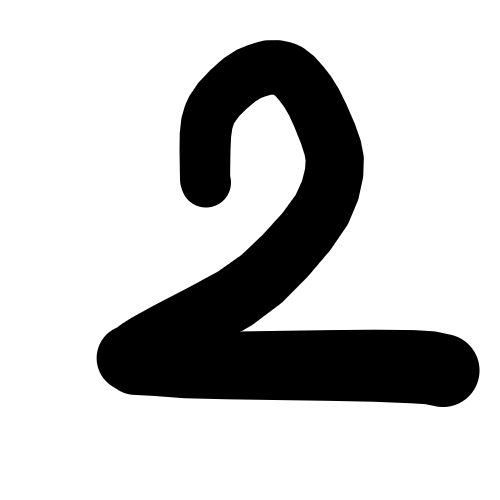
#> input picture 4.Digit-Recognition-Script/numbers/non-resized/number2.png, 500 x 500 px
$ python resize-images.py   (older library calls are emulated)
#> lines starting #> are read from the running program, lines starting #| are printed output that depends on the picture
from PIL import Image

# Resize the image from the non-resized folder to a 28x28 pixel image and save it to a new folder
# Number 2
img2 = Image.open("numbers/non-resized/number2.png")    # open the image
#> img2 is the input picture: PIL image 500x500 RGB; min 0, max 255, mean 197.7
img2 = img2.resize((28, 28), Image.ANTIALIAS)           # resize the image to 28x28 pixels
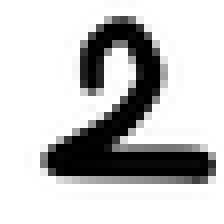
#> img2: PIL image 28x28 RGB (shown 8 times larger); min 0, max 255, mean 197.8
img2.save("numbers/resized/number2.png")                # save the image to a new folder

# Number 3
img3 = Image.open("numbers/non-resized/number3.png")    # open the image
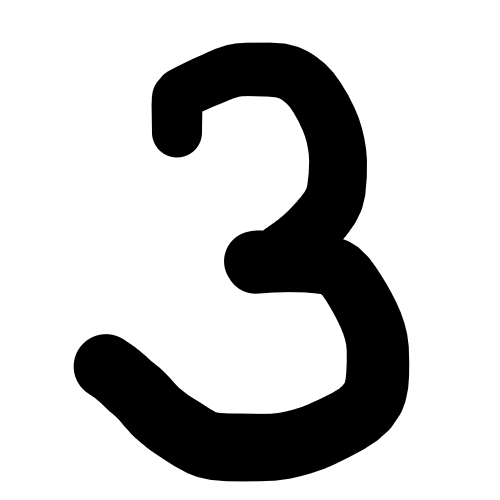
#> input picture 4.Digit-Recognition-Script/numbers/non-resized/number3.png, 500 x 500 px
#> img3 is the input picture: PIL image 500x500 RGB; min 0, max 255, mean 196.7
img3 = img3.resize((28, 28), Image.ANTIALIAS)           # resize the image to 28x28 pixels
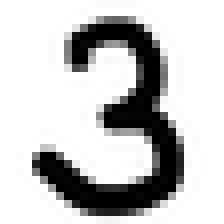
#> img3: PIL image 28x28 RGB (shown 8 times larger); min 0, max 255, mean 196.7
img3.save("numbers/resized/number3.png")                # save the image to a new folder

# Number 6
img6 = Image.open("numbers/non-resized/number6.png")    # open the image
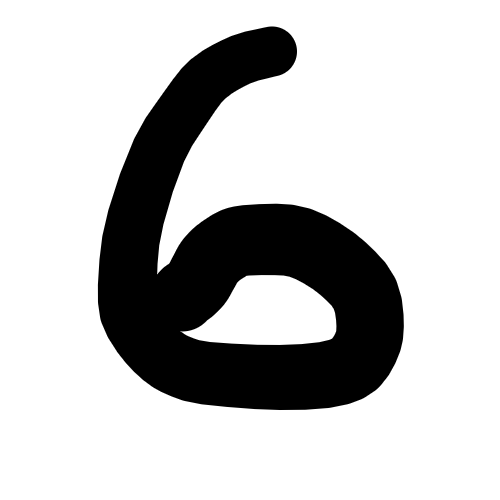
#> input picture 4.Digit-Recognition-Script/numbers/non-resized/number6.png, 500 x 500 px
#> img6 is the input picture: PIL image 500x500 RGB; min 0, max 255, mean 196.7
img6 = img6.resize((28, 28), Image.ANTIALIAS)           # resize the image to 28x28 pixels
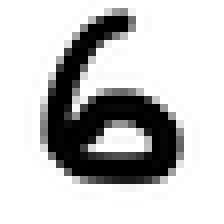
#> img6: PIL image 28x28 RGB (shown 8 times larger); min 0, max 255, mean 196.7
img6.save("numbers/resized/number6.png")                # save the image to a new folder
